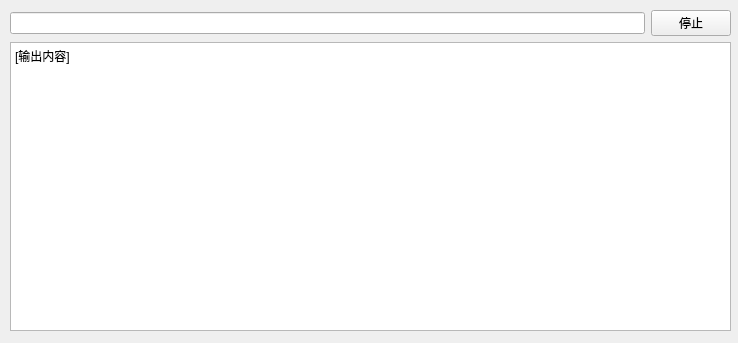
<?xml version="1.0" encoding="UTF-8"?>
<ui version="4.0">
 <class>Form_output</class>
 <widget class="QWidget" name="Form_output">
  <property name="geometry">
   <rect>
    <x>0</x>
    <y>0</y>
    <width>738</width>
    <height>343</height>
   </rect>
  </property>
  <property name="minimumSize">
   <size>
    <width>738</width>
    <height>343</height>
   </size>
  </property>
  <property name="maximumSize">
   <size>
    <width>738</width>
    <height>343</height>
   </size>
  </property>
  <property name="windowTitle">
   <string>下载</string>
  </property>
  <widget class="QWidget" name="verticalLayoutWidget">
   <property name="geometry">
    <rect>
     <x>10</x>
     <y>10</y>
     <width>721</width>
     <height>321</height>
    </rect>
   </property>
   <layout class="QVBoxLayout" name="verticalLayout">
    <item>
     <layout class="QHBoxLayout" name="horizontalLayout">
      <item>
       <widget class="QLineEdit" name="lineEdit_cmd">
        <property name="text">
         <string/>
        </property>
        <property name="dragEnabled">
         <bool>true</bool>
        </property>
        <property name="readOnly">
         <bool>true</bool>
        </property>
       </widget>
      </item>
      <item>
       <widget class="QPushButton" name="pushButton_stop">
        <property name="text">
         <string>停止</string>
        </property>
       </widget>
      </item>
     </layout>
    </item>
    <item>
     <widget class="QTextEdit" name="textEdit_output">
      <property name="readOnly">
       <bool>true</bool>
      </property>
      <property name="html">
       <string>&lt;!DOCTYPE HTML PUBLIC &quot;-//W3C//DTD HTML 4.0//EN&quot; &quot;http://www.w3.org/TR/REC-html40/strict.dtd&quot;&gt;
&lt;html&gt;&lt;head&gt;&lt;meta name=&quot;qrichtext&quot; content=&quot;1&quot; /&gt;&lt;style type=&quot;text/css&quot;&gt;
p, li { white-space: pre-wrap; }
&lt;/style&gt;&lt;/head&gt;&lt;body style=&quot; font-family:'SimSun'; font-size:9pt; font-weight:400; font-style:normal;&quot;&gt;
&lt;p style=&quot; margin-top:0px; margin-bottom:0px; margin-left:0px; margin-right:0px; -qt-block-indent:0; text-indent:0px;&quot;&gt;[输出内容]&lt;/p&gt;
&lt;p style=&quot;-qt-paragraph-type:empty; margin-top:0px; margin-bottom:0px; margin-left:0px; margin-right:0px; -qt-block-indent:0; text-indent:0px;&quot;&gt;&lt;br /&gt;&lt;/p&gt;&lt;/body&gt;&lt;/html&gt;</string>
      </property>
     </widget>
    </item>
   </layout>
  </widget>
 </widget>
 <resources/>
 <connections/>
</ui>
